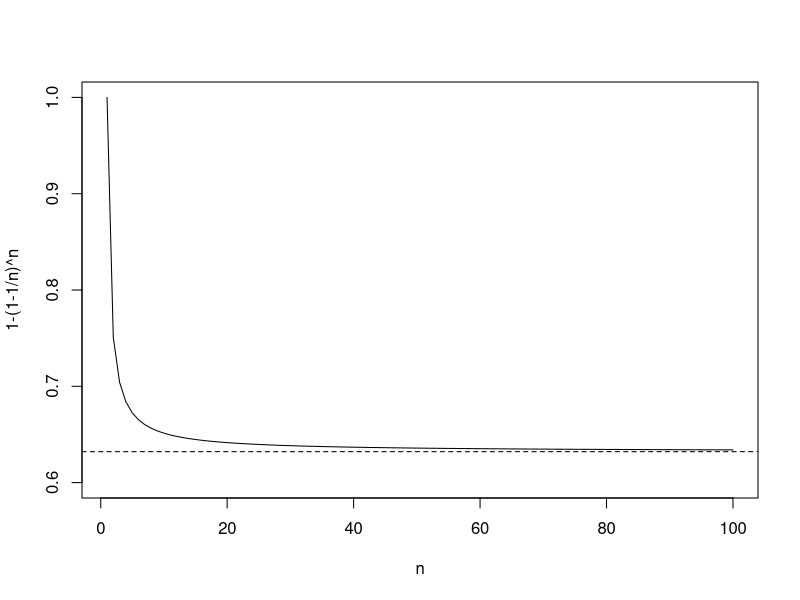
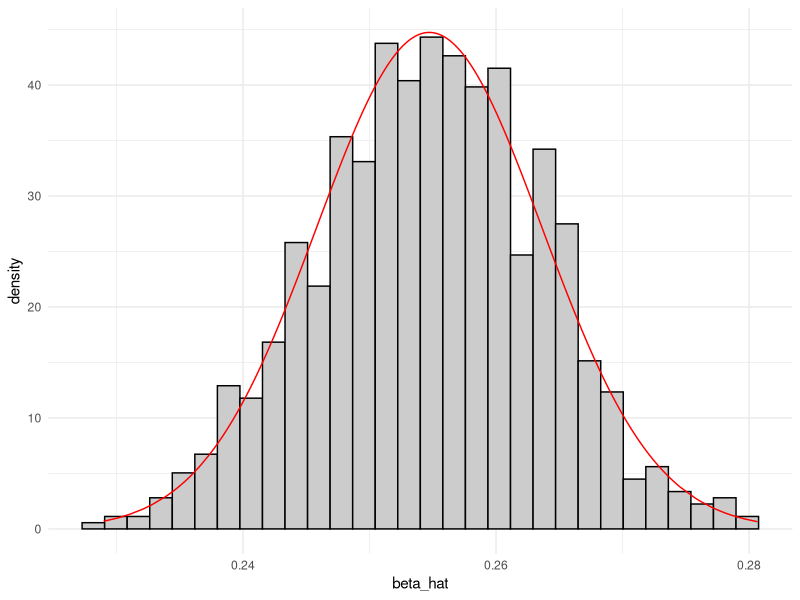

The R source for these figures, in order:
## ---- chunk 1
library(knitr)
knitr::opts_chunk$set(echo = TRUE,
                      tidy = TRUE,
                      message = FALSE,
                      warning = FALSE,
                      strip.white = TRUE,
                      prompt = FALSE,
                      cache = TRUE,
                      size = "scriptsize")
## ---- chunk 2
n <- 100
B <- 10000
j <- 1
res <- rep(NA, B)
for (b in 1:B) res[b] <- (sum(sample(1:n, replace = TRUE) == j) > 0)
mean(res)
## ---- chunk 3
curve(expr = 1 - (1 - 1 / x)^x,
      from = 1,
      to = 100,
      ylim = c(0.6, 1),
      xlab = "n",
      ylab = "1-(1-1/n)^n")
abline(h = 1 - 1 / exp(1), lty = 2)
## ---- chunk 4
library(carData)
boot.fn <- function(data, index) {
  return(coef(lm(wages ~ ., data = SLID, subset = index)))
}

beta_hat <- c()
B <- 1000
for (i in 1:B) {
  beta_hat[i] <- boot.fn(data = SLID,
                         index = sample(nrow(SLID),
                                        nrow(SLID),
                                        replace = TRUE))["age"]
}

## ---- chunk 5
library(ggplot2)
data <- data.frame(beta_hat = beta_hat,
                   norm_den = dnorm(beta_hat, mean(beta_hat), sd(beta_hat)))
ggplot(data) +
  geom_histogram(aes(x = beta_hat, y = ..density..),
                 fill = "grey80",
                 color = "black") +
  geom_line(aes(x = beta_hat, y = norm_den), color = "red") +
  theme_minimal()
## ---- chunk 6
sd(beta_hat)
quantile(beta_hat, c(0.025, 0.975))
c(mean(beta_hat) - 1.96 * sd(beta_hat), mean(beta_hat) + 1.96 * sd(beta_hat))
## ---- chunk 7
SLID.lm <- lm(wages ~ ., data = SLID)
confint(SLID.lm)
## ---- chunk 8
library(boot)
bo <- boot(SLID, boot.fn, 1000)
bo
